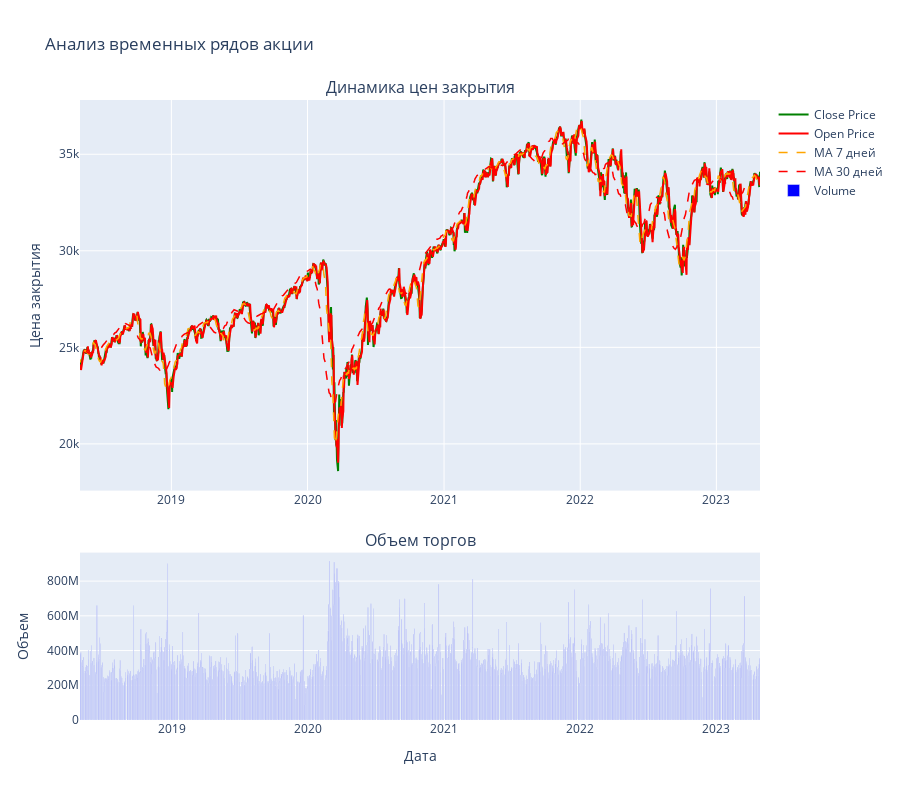

This figure's notebook cell:
### Markdown cell above
## Анализ временного ряда

### Code cell
fig = make_subplots(
    rows=2, cols=1,
    subplot_titles=('Динамика цен закрытия', 'Объем торгов'),
    vertical_spacing=0.1,
    row_heights=[0.7, 0.3]
)

fig.add_trace(
    go.Scatter(
        x=df.index,
        y=df['Close'],
        mode='lines',
        name='Close Price',
        line=dict(color='green', width=2),
        hovertemplate='Дата: %{x}<br>Цена: %{y:.2f}<extra></extra>'
    ),
    row=1, col=1
)
fig.add_trace(
    go.Scatter(
        x=df.index,
        y=df['Open'],
        mode='lines',
        name='Open Price',
        line=dict(color='red', width=2),
        hovertemplate='Дата: %{x}<br>Цена: %{y:.2f}<extra></extra>'
    ),
    row=1, col=1
)

# скользящие средние
window_7 = df['Close'].rolling(window=7).mean()
window_30 = df['Close'].rolling(window=30).mean()

fig.add_trace(
    go.Scatter(
        x=df.index,
        y=window_7,
        mode='lines',
        name='MA 7 дней',
        line=dict(color='orange', width=1.5, dash='dash'),
        hovertemplate='Дата: %{x}<br>MA7: %{y:.2f}<extra></extra>'
    ),
    row=1, col=1
)

fig.add_trace(
    go.Scatter(
        x=df.index,
        y=window_30,
        mode='lines',
        name='MA 30 дней',
        line=dict(color='red', width=1.5, dash='dash'),
        hovertemplate='Дата: %{x}<br>MA30: %{y:.2f}<extra></extra>'
    ),
    row=1, col=1
)
fig.add_trace(
    go.Bar(
        x=df.index,
        y=df['Volume'],
        name='Volume',
        marker_color='blue',
        hovertemplate='Дата: %{x}<br>Объем: %{y:,}<extra></extra>'
    ),
    row=2, col=1
)

fig.update_layout(
    height=800,
    title_text="Анализ временных рядов акции",
    showlegend=True,
    hovermode='x unified'
)

fig.update_xaxes(title_text="Дата", row=2, col=1)
fig.update_yaxes(title_text="Цена закрытия", row=1, col=1)
fig.update_yaxes(title_text="Объем", row=2, col=1)

fig.show()

### Figure 1 — Plotly figure (JSON) as saved in the notebook; plotly's stock layout.template omitted (floating-point values rounded to 4 significant figures; data arrays with more than 128 entries replaced by an {"elided": "..."} marker saying what was removed)
{"data": [{"hovertemplate": "Дата: %{x}<br>Цена: %{y:.2f}<extra></extra>", "line": {"color": "green", "width": 2}, "mode": "lines", "name": "Close Price", "type": "scatter", "x": {"elided": "1258 str values"}, "xaxis": "x", "y": {"elided": "1258 float values"}, "yaxis": "y"}, {"hovertemplate": "Дата: %{x}<br>Цена: %{y:.2f}<extra></extra>", "line": {"color": "red", "width": 2}, "mode": "lines", "name": "Open Price", "type": "scatter", "x": {"elided": "1258 str values"}, "xaxis": "x", "y": {"elided": "1258 float values"}, "yaxis": "y"}, {"hovertemplate": "Дата: %{x}<br>MA7: %{y:.2f}<extra></extra>", "line": {"color": "orange", "dash": "dash", "width": 1.5}, "mode": "lines", "name": "MA 7 дней", "type": "scatter", "x": {"elided": "1258 str values"}, "xaxis": "x", "y": {"elided": "1258 float values"}, "yaxis": "y"}, {"hovertemplate": "Дата: %{x}<br>MA30: %{y:.2f}<extra></extra>", "line": {"color": "red", "dash": "dash", "width": 1.5}, "mode": "lines", "name": "MA 30 дней", "type": "scatter", "x": {"elided": "1258 str values"}, "xaxis": "x", "y": {"elided": "1258 float values"}, "yaxis": "y"}, {"hovertemplate": "Дата: %{x}<br>Объем: %{y:,}<extra></extra>", "marker": {"color": "blue"}, "name": "Volume", "type": "bar", "x": {"elided": "1258 str values"}, "xaxis": "x2", "y": {"elided": "1258 int values"}, "yaxis": "y2"}], "layout": {"annotations": [{"font": {"size": 16}, "showarrow": false, "text": "Динамика цен закрытия", "x": 0.5, "xanchor": "center", "xref": "paper", "y": 1, "yanchor": "bottom", "yref": "paper"}, {"font": {"size": 16}, "showarrow": false, "text": "Объем торгов", "x": 0.5, "xanchor": "center", "xref": "paper", "y": 0.27, "yanchor": "bottom", "yref": "paper"}], "height": 800, "hovermode": "x unified", "showlegend": true, "title": {"text": "Анализ временных рядов акции"}, "xaxis": {"anchor": "y", "domain": [0, 1]}, "xaxis2": {"anchor": "y2", "domain": [0, 1], "title": {"text": "Дата"}}, "yaxis": {"anchor": "x", "domain": [0.37, 1], "title": {"text": "Цена закрытия"}}, "yaxis2": {"anchor": "x2", "domain": [0, 0.27], "title": {"text": "Объем"}}}}
